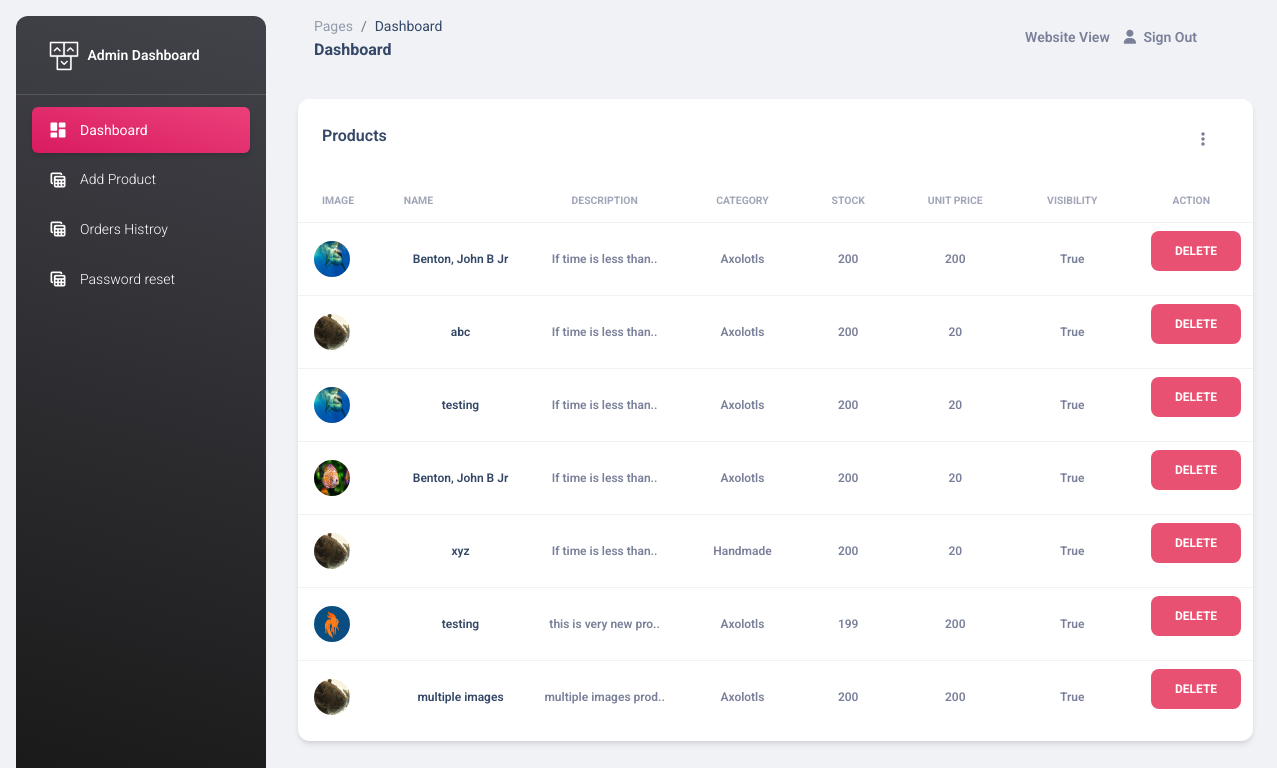
The page /admin_dashboard (signed in) on the database as committed earlier.
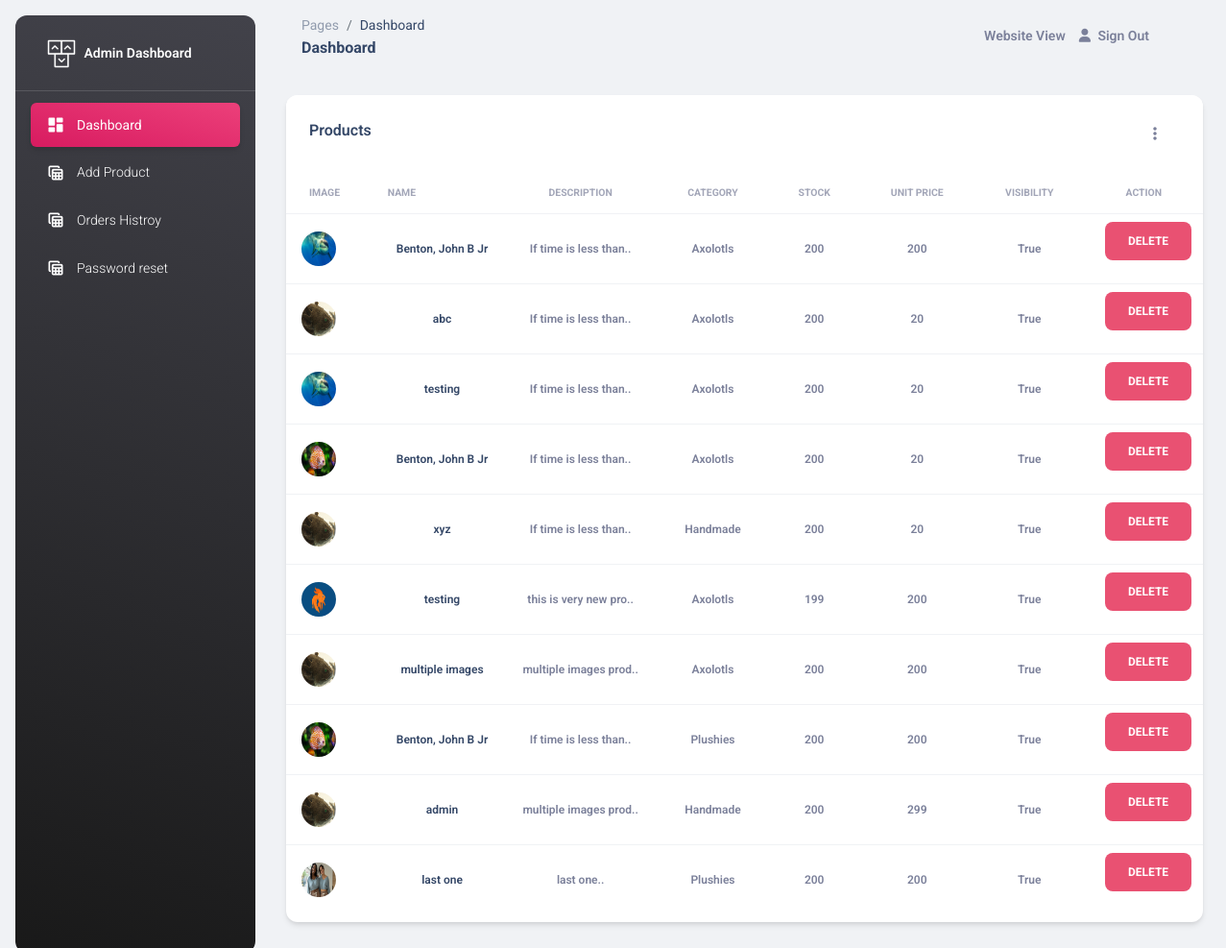
The same page on the database as committed later.
### main.py (models this page shows)
class Products(db.Model):
    id = db.Column(db.Integer, primary_key=True)
    name = db.Column(db.String(255), nullable=False)
    description = db.Column(db.String(255), nullable=False)
    additional_description = db.Column(db.String(1000))
    category = db.Column(db.String(255), nullable=False)
    sub_category = db.Column(db.String(255))
    sub_cat_size = db.Column(db.String(255), default="")
    sub_cat_gender = db.Column(db.String(255), default="")
    sub_cat_homo = db.Column(db.String(255), default="")
    sub_cat_albino = db.Column(db.String(255), default="")
    sub_cat_melanoid = db.Column(db.String(255), default="")
    sub_cat_leucistic = db.Column(db.String(255), default="")
    sub_cat_wild = db.Column(db.String(255), default="")
    sub_cat_heter = db.Column(db.String(255), default="")
    stock = db.Column(db.Integer, nullable=False)
    unit_price = db.Column(db.Integer, nullable=False)
    visibility = db.Column(db.Boolean(), default=1)
    image = db.Column(db.String(255))
    image2= db.Column(db.String(255))
    image3 = db.Column(db.String(255))
    created = db.Column(db.TIMESTAMP(), server_default=func.now())
    modified = db.Column(
        db.TIMESTAMP(), server_default=func.now(), onupdate=func.current_timestamp()
    )
    owner_id = db.Column(
        db.Integer, db.ForeignKey("user.id", ondelete="CASCADE"), nullable=False
    )
    orderitems = db.relationship("OrderItems", backref="products", lazy=True)
    rating = db.relationship("Ratings", backref="products", lazy=True)
    tags = db.Column(db.String(255))

### main.py (the view)
@app.route("/admin_dashboard")
@login_required
def admin_dashboard():
    if current_user.name != "Admin" or current_user.email != "admin@gmail.com":
        flash("Please login as a admin to Access this page")
        return redirect("/login")
    product = Products.query.all()
    cat = "dashboard"
    return render_template("dashboard/index.html", product=product, cat=cat)

### main.py (called while the page is built)
@login_manager.user_loader
def load_user(userid):
    return User.query.get(userid)

### templates/dashboard/index.html (shortened to what the changed rows need)
{%extends 'dashboard/admin_base.html' %}
{%block content%}
  <main class="main-content position-relative max-height-vh-100 h-100 border-radius-lg ">
    <div class="container-fluid py-4">
      <div class="row mb-4">
        <div class="col-lg-12 col-md-6 mb-md-0 mb-4">
          <div class="card">
            <div class="card-body px-0 pb-2">
              <div class="table-responsive">
                <table class="table align-items-center mb-0">
                  <thead>
                    <tr>
                      <th class="text-uppercase text-secondary text-xxs font-weight-bolder opacity-7">Image</th>
                      <th class="text-uppercase text-secondary text-xxs font-weight-bolder opacity-7 ps-2">Name</th>
                      <th class="text-center text-uppercase text-secondary text-xxs font-weight-bolder opacity-7">Description</th>
                      <th class="text-center text-uppercase text-secondary text-xxs font-weight-bolder opacity-7">Category</th>
                      <th class="text-center text-uppercase text-secondary text-xxs font-weight-bolder opacity-7">Stock</th>
                      <th class="text-center text-uppercase text-secondary text-xxs font-weight-bolder opacity-7">Unit Price</th>
                      <th class="text-center text-uppercase text-secondary text-xxs font-weight-bolder opacity-7">visibility</th>
                      <th class="text-center text-uppercase text-secondary text-xxs font-weight-bolder opacity-7">action</th>
                    </tr>
                  </thead>
                  <tbody>
 {%for product in product%}
                    <tr>
                      <td>
                        <div class="d-flex px-2 py-1">
                          <div>
                            <a href="/details/{{product.id}}">
                            <img src={{url_for("static",filename="images/")}}{{product.image}} class="avatar avatar-sm me-3" alt="team7">
                          </a>
                          </div>
                        </div>
                      </td>
                      <td class="align-middle text-center text-sm">
                        <a href="/details/{{product.id}}">
                        <span class="text-xs font-weight-bold"> {{product.name}} </span>
                        </a>
                      </td>
                      <td class="align-middle text-center text-sm">
                        <span class="text-xs font-weight-bold"> {{product.description[:20]}}.. </span>
                      </td>
                      <td class="align-middle text-center text-sm">
                        <span class="text-xs font-weight-bold"> {{product.category}} </span>
                      </td>
                      <td class="align-middle text-center text-sm">
                        <span class="text-xs font-weight-bold"> {{product.stock}} </span>
                      </td>
                      <td class="align-middle text-center text-sm">
                        <span class="text-xs font-weight-bold"> {{product.unit_price}} </span>
                      </td>
                      <td class="align-middle text-center text-sm">
                        <span class="text-xs font-weight-bold"> {{product.visibility}} </span>
                      </td>
                      <td class="align-middle">
                        <div class="progress-wrapper w-75 mx-auto">
                          <div class="">
                           <a  href="/delete/{{product.id}}"> <button style="background-color: rgb(233, 81, 114); color:white;" class="btn">Delete</button></a>
                          </div>
                        </div>
                      </td>
                    </tr>
           {%endfor%}
                  </tbody>
                </table>
              </div>
            </div>
          </div>
        </div>
      </div>
    </div>
  </main>
{%endblock%}

Rows that differ between the two databases and show on the page:
added Products: image (picture), name "Benton, John B Jr", description "If time is less than", category "Plushies", stock "200", unit_price "200", visibility "True"
added Products: image (picture), name "admin", description "multiple images prod", category "Handmade", stock "200", unit_price "299", visibility "True"
added Products: image (picture), name "last one", description "last one", category "Plushies", stock "200", unit_price "200", visibility "True"
